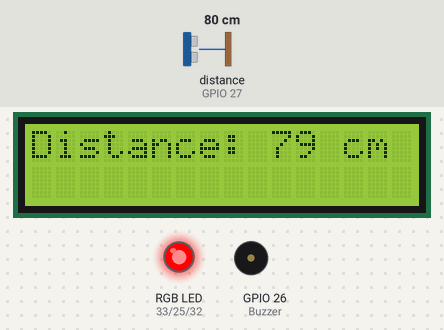
Recording of a sketch running on a simulated ESP32. On the bench: 16×2 character LCD, an RGB LED mixed from three pins (HIGH = lit), buzzer (waves = sounding, pin HIGH). Wiring (inferred from the names in the program): ultrasonic range finder: trigger GPIO 14; echo GPIO 27. The inputs (shaded band) are chosen by the test bench; at power-on: distance to the obstacle (sensor on GPIO 27) 80 cm. The echo pulse lasts 58.3 µs per cm; WiFi joins after 1.5 s; servers stay silent unless stated; pins used as bus, display or sensor lines are not drawn; what the sketch prints to the serial monitor is not drawn.

Above: at 2.2 s.
2.3 s: distance to the obstacle (sensor on GPIO 27) set to 13 cm
At 4.5 s:
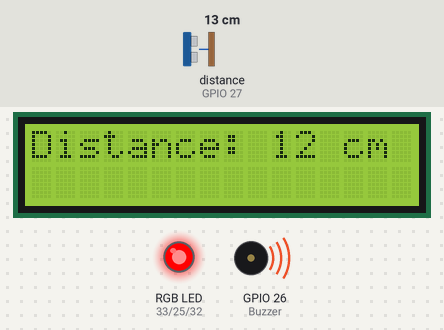
4.8 s: distance to the obstacle (sensor on GPIO 27) set to 10 cm
At 6.7 s:
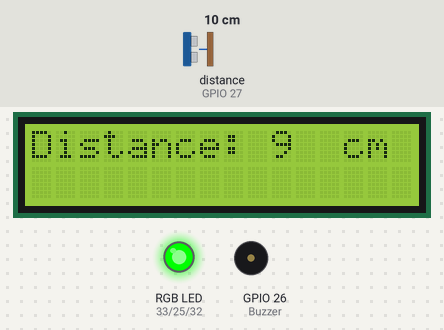
7.3 s: distance to the obstacle (sensor on GPIO 27) set to 2 cm
At 8.4 s:
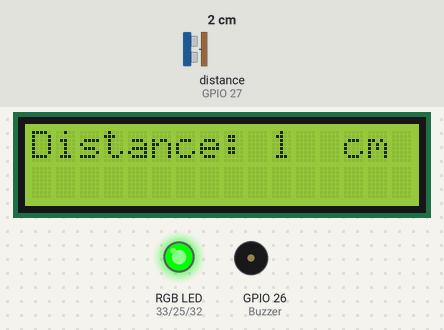
Timing chart, 0 to 10.3 s (numbered marks = the images above; inputs shaded):
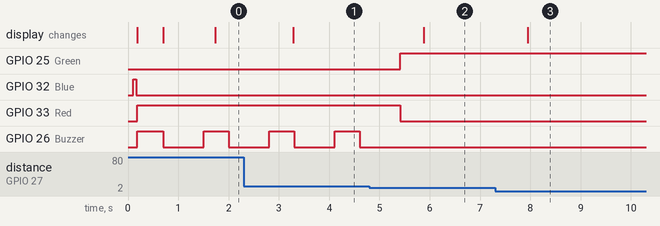

The sketch:

SurveillanceSystem.ino
```cpp
// ESP32 Code for the surveillance module of spy camera
// This module monitors the area and sends request to capture module
// Capture module then responds and captures the image

//Libraries
#include <WiFi.h>
#include <LiquidCrystal_I2C.h>
#include <HTTPClient.h>
//#include <Bridge.h>

//Preprocessor Directives
#define ProCpu 0 //1st Core
#define AppCpu 1 //2nd Core
#define TrigPin 14
#define EchoPin 27

//Threshold distance
#define Lower_Limit 10
#define Upper_Limit 80

//SMD RGB and Buzzer
#define Red 33
#define Green 25
#define Blue 32
#define Buzzer 26

//Class Instantiations
LiquidCrystal_I2C Lcd(0x27, 16, 2);

//Global Variables
int distance=0;
unsigned int PrevTime;

//WiFi
const char* ssid = "ssir";
const char* pass = "pass";

//Http Client
const char* ServerPath = "Camera Module Server Path";
unsigned int ResponseCode;
String Response;

//Task Handlers
static TaskHandle_t WiFiHandler;
static TaskHandle_t LcdTaskHandler;
static TaskHandle_t SensorHandler;

//Functions
void WiFiFunc(void* parameters)
{
  /*
  while(1)
  {
    vTaskDelay(100/portTICK_PERIOD_MS);
  }*/

  WiFiConnect:

  //Bridge.begin();

  //Connecting to WiFi
  WiFi.begin(ssid, pass);
  Serial.print("Connecting to WiFi ");

  while(WiFi.status() != WL_CONNECTED)
  {
    Serial.print(".");
    vTaskDelay(100/portTICK_PERIOD_MS);
  }
  Serial.println();
  Serial.println("Connected");
  Serial.print("IP: ");
  Serial.println(WiFi.localIP());

  while(1)
  {
    if(WiFi.status() == WL_CONNECTED) //if WiFi is connected send HTTP Post
    {
      if((distance>=Lower_Limit) && (distance <= Upper_Limit) && (millis()-PrevTime>25000))
      {

        // Initialize the client library

        HTTPClient client;

        // Make a HTTP request:
        client.begin(ServerPath);

        // if there are incoming bytes available
        // from the server, read them and print them:

        ResponseCode = client.GET();
        Response = "";

        if(ResponseCode)
        {
          Response = client.getString();
          Serial.println(ResponseCode);
          Serial.println(Response);
        }
        else
        {
          Serial.println("Error");
        }

        client.end();

        Serial.println("GET request Sent");

        PrevTime = millis();

      }
      else
      {
        //Pass
      }
    }
    else //else try to connect to wifi
    {
      goto WiFiConnect;
    }

    vTaskDelay(3000/portTICK_PERIOD_MS); //Check every 2 seconds to send requests as queue should not overflow which will lead to loss of packets
  }
}

void LcdTaskFunc(void* parameters) //LcdTask Function
{
  int BufferLength = 0;
  while(1)
  {

    Lcd.clear();
    Lcd.setCursor(0, 0);
    Lcd.print("Distance: ");
    Lcd.setCursor(10, 0);
    Lcd.print(distance);

    if(distance >= 100)
    {
      Lcd.setCursor(14,0);
      Lcd.print("cm");
    }
    else
    {
      Lcd.setCursor(13,0);
      Lcd.print("cm");
    }


    vTaskDelay(500/portTICK_PERIOD_MS);
  }
}

void SensorTaskFunc(void* parameters)
{

  int duration;

  while(1)
  {

    digitalWrite(TrigPin, LOW);
    delayMicroseconds(2);

    digitalWrite(TrigPin, HIGH);
    delayMicroseconds(10);
    digitalWrite(TrigPin, LOW);

    duration = pulseIn(EchoPin, HIGH);

    // Calculating the distance
    distance = duration * 0.034 / 2; // Speed of sound wave divided by 2 (go and back)

    // Displays the distance on the Serial Monitor
    Serial.print("Distance: ");
    Serial.print(distance);
    Serial.println(" cm");

    if(distance>Lower_Limit && distance<Upper_Limit)
    {
      digitalWrite(Green, LOW);
      digitalWrite(Red, HIGH);
      digitalWrite(Buzzer, HIGH);
      vTaskDelay(500/portTICK_PERIOD_MS);
      digitalWrite(Buzzer, LOW);

    }
    else
    {
      digitalWrite(Red, LOW);
      digitalWrite(Green, HIGH);
      digitalWrite(Buzzer, LOW);
    }

    vTaskDelay(800/portTICK_PERIOD_MS);
  }
}

void setup()
{
  //Initialize Serial Monitor
  Serial.begin(115200);
  while(!Serial){}

  vTaskDelay(100/portTICK_PERIOD_MS); //small delay

  //while(1){}

  //GPIO
  pinMode(TrigPin, OUTPUT);
  pinMode(EchoPin, INPUT);
  pinMode(Red, OUTPUT);
  pinMode(Green, OUTPUT);
  pinMode(Blue, OUTPUT);
  pinMode(Buzzer, OUTPUT);

  digitalWrite(Blue, HIGH);

  //Initialize Lcd
  Lcd.init();
  Lcd.backlight();

  //Create Tasks
  xTaskCreatePinnedToCore(LcdTaskFunc, "LCD", 3000, NULL, 1, &LcdTaskHandler, AppCpu);
  xTaskCreatePinnedToCore(SensorTaskFunc, "Sensor", 3000, NULL, 2, &SensorHandler, AppCpu);
  xTaskCreatePinnedToCore(WiFiFunc, "WiFi", 6000, NULL, 1, &WiFiHandler, ProCpu);

  digitalWrite(Blue, LOW);

  vTaskDelete(NULL); //Delete Setup and Main Task
}

void loop()
{
  //Executing wont reach here
}
```

Measured:
- the behaviour switches between 12 and 11 cm on distance to the obstacle (sensor on GPIO 27) (found by bisection; images 1 and 2)
- after the input at 2.3 s, the display: changes after 0.99 s (image 1)
- after the input at 4.8 s, GPIO 25 (Green): LOW → HIGH after 0.61 s; GPIO 33 (Red): HIGH → LOW after 0.61 s; GPIO 26 (Buzzer): stops changing and stays LOW; the display: changes after 1.1 s (image 2)
- after the input at 7.3 s, the display: changes after 0.65 s (image 3)
- by itself, GPIO 26 (Buzzer): alternates HIGH for 0.50 s and LOW for 0.80 s
